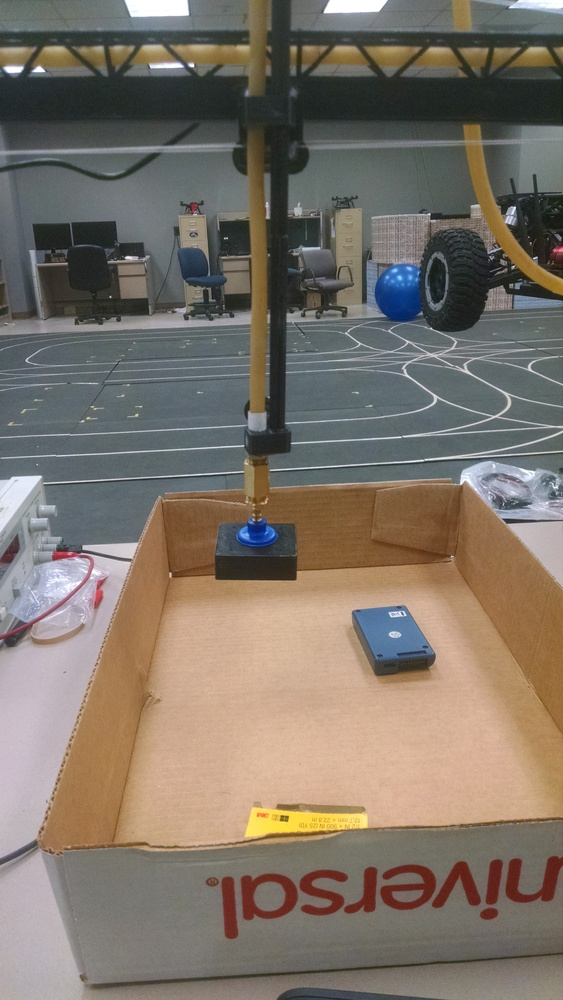
#> input picture images/IMG_20171212_233645909.jpg, 563 x 1000 px, shrunk from 2432 x 4320 before the run
$ python -i mv.py   (imports and definitions only)   (older library calls are emulated)
#> lines starting #> are read from the running program, lines starting #| are printed output that depends on the picture; after the words box and inside, x2 and y2 are one past the last pixel; in counts of white or black regions, pixels touching at a corner belong together
#!/usr/bin/env python
import cv2
import numpy as np

# Return an image with colors replaced by the K most common colors
# Now it also returns the colors it found / used as the second element
#
# Simplifies color space, but both slow and not likely to be that useful
# --- scratch that, works pretty good after a hypersmooth
#
# Note: there's a few optimizations that could be made here, but in the
# interests of not getting bogged down fixing what works, I'll let it slide
def do_kmeans_color_compaction(image, K):
    Z = image.reshape((-1, 3))
    Z = np.float32(Z)
    criteria = (cv2.TERM_CRITERIA_EPS + cv2.TERM_CRITERIA_MAX_ITER, 10, 2.5)
    compactness, labels, centers = cv2.kmeans(Z, K, None, criteria, 10, cv2.KMEANS_RANDOM_CENTERS)
    centers = np.uint8(centers)
    res = centers[labels.flatten()]
    res2 = res.reshape((image.shape))
    return [res2, centers.reshape((-1, 3))]


# Super-smooths out noise in a cluster of polygons, keeping edges
# Works well for our test images
def get_hypersmoothed_image(image, blur_count = 5):
    ii = image
    for i in range(blur_count):
        # 11, 25, 500 good results on test picture
        # 11, 15, 500 better at preserving edges of smaller shapes without too many artifacts
        ii = cv2.bilateralFilter(ii, 11, 15, 500)
    return ii


# Get upper and lower colors for a threshold, given a center color
# and distance from said color. Will compute using HSV space, but
# color input should be RGB.
def get_color_bounds_for_threshold(image, color, dist = 8):
    hsv_col = cv2.cvtColor(np.uint8([[color]]), cv2.COLOR_BGR2HSV)
    hsv_col_high = hsv_col[0][0]
    hsv_col_low = hsv_col[0][0]
    val_high = hsv_col_high[2] + dist
    val_low = hsv_col_low[2] - dist
    if val_high > 255:
        val_high = 255
    if val_low < 0:
        val_low = 0
    hsv_col_high = [hsv_col_high[0], hsv_col_high[1], val_high]
    hsv_col_low  = [hsv_col_low[0],  hsv_col_low[1],  val_low ]
    col_high = cv2.cvtColor(np.uint8([[hsv_col_high]]), cv2.COLOR_HSV2BGR)
    col_low = cv2.cvtColor(np.uint8([[hsv_col_low]]), cv2.COLOR_HSV2BGR)
    return [col_low, col_high]


# Machine Vision Shape
# Struct with useful shape information, especially color and x,y location.
#
# The contour is a cv2 contour, and can be used for further post-processing if
# desired.
class MvShape:
    def __init__(self):
        self.contour = None
        self.raw_contour = None
        self.cg = None
        self.color = None
        self.area = None
        self.cg_from_center = None

    def __str__(self):
        return str(self.cg) + ", " + str(self.color) + ", " + str(self.area)


# Retrieves shape information from the given image. Filters out shapes with areas over
# max_area and under min_area. Uses color_bins number of color bins in the k-means
# calculator.
#
# Algorithm was developed with simple, colorful geometry on plain backgrounds, and the
# returned shape information could still benefit from further filtering. If the algorithm
# is used on other things, it may yield unpredictable results.
#
# Test on a sample environment and tune before trusting to an automated system.
def get_shape_information(input_image, min_area = 1000, max_area = 100000, color_bins = 5):
    blur = get_hypersmoothed_image(input_image, 3)
    blur_compact, c = do_kmeans_color_compaction(blur, color_bins)
    # Sorting by color intensity makes testing a bit more consistent
    c = sorted(c, key=lambda c: int(c[0])*int(c[0]) + int(c[1])*int(c[1]) + int(c[2])*int(c[2]))
    imret = blur_compact
    shape_list = list()
    center_x = input_image.shape[1] / 2
    center_y = input_image.shape[0] / 2
    for cl in c:
        c_low, c_up = get_color_bounds_for_threshold(blur_compact, cl, 8)
        ir = cv2.inRange(blur_compact, c_low[0][0], c_up[0][0])
        im2, contours, hierarchy = cv2.findContours(ir, cv2.RETR_TREE, cv2.CHAIN_APPROX_SIMPLE)
        for contour in contours:
            s = MvShape()
            s.raw_contour = contour
            s.contour = cv2.approxPolyDP(contour, 15, True)
            s.area = cv2.contourArea(s.contour)
            if (s.area < min_area) or (s.area > max_area):
                continue
            M = cv2.moments(s.contour)
            cx = int(M["m10"] / M["m00"])
            cy = int(M["m01"] / M["m00"])
            s.cg = [cx, cy]
            s.cg_from_center = [cx - center_x, cy - center_y]
            s.color = cl
            shape_list.append(s)

            imret = cv2.drawContours(imret, [s.contour], -1, (0,255,0), 1, maxLevel = 1)
            imret = cv2.circle(imret, (cx, cy), 2, (255, 0, 0), -1)
            imret = cv2.putText(imret, str(s.cg_from_center), (cx, cy), cv2.FONT_HERSHEY_SIMPLEX, 0.5, (0, 0, 255))
    return [shape_list, imret]


# [15 lines left out: function minimal_run, not called in this run]


# [2 lines not run here, left out]

>>> import cv2
>>> picture = cv2.imread('../../../../images/IMG_20171212_233645909.jpg')
#> picture is the input picture: shape (1000, 563, 3); mean B, G, R 104.6, 115.2, 124.9
>>> result = get_shape_information(picture)
#> in do_kmeans_color_compaction, `compactness, labels, centers = cv2.kmeans(Z, K, None, criteria, 10, cv..`: compactness = 476166676; centers = [[70.5, 109.9, 146], [214.1, 204, 206.7], [47.49, 50.38, 51.82], [151.6, 171.6, 197.9], [109.3, 110, 106.1]]
#> in do_kmeans_color_compaction, `centers = np.uint8(centers)`: centers = [[70, 109, 146], [214, 203, 206], [47, 50, 51], [151, 171, 197], [109, 110, 106]]
#> in do_kmeans_color_compaction, `res2 = res.reshape((image.shape))`:
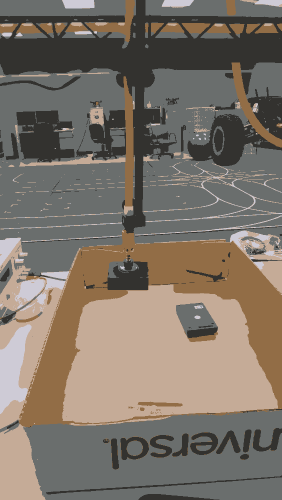
#> res2: shape (1000, 563, 3) (shown at 1/2 size); mean B, G, R 104.1, 114.8, 124.5
#> in get_shape_information, `blur_compact, c = do_kmeans_color_compaction(blur, color_bins)`: c has the same summary as centers in do_kmeans_color_compaction
#> in get_shape_information, `c = sorted(c, key=lambda c: int(c[0])*int(c[0]) + int(c[1])*int(c[1]) ..`: c = [[47, 50, 51], [109, 110, 106], [70, 109, 146], [151, 171, 197], [214, 203, 206]]
#> the loop in get_shape_information, `for cl in c:` made 5 passes
#> (cl, hsv_col in get_color_bounds_for_threshold, hsv_col_high in get_color_bounds_for_threshold, hsv_col_low in get_color_bounds_for_threshold, c_low, c_up) on passes 1 to 3: ([47, 50, 51], [[23, 20, 51]], [23, 20, 59], [23, 20, 43], [[40, 42, 43]], [[54, 58, 59]]), ([109, 110, 106], [[83, 9, 110]], [83, 9, 118], [83, 9, 102], [[101, 102, 98]], [[117, 118, 114]]), ([70, 109, 146], [[15, 133, 146]], [15, 133, 154], [15, 133, 138], [[66, 102, 138]], [[74, 114, 154]])
#> pass 1, in get_shape_information, `ir = cv2.inRange(blur_compact, c_low[0][0], c_up[0][0])`:
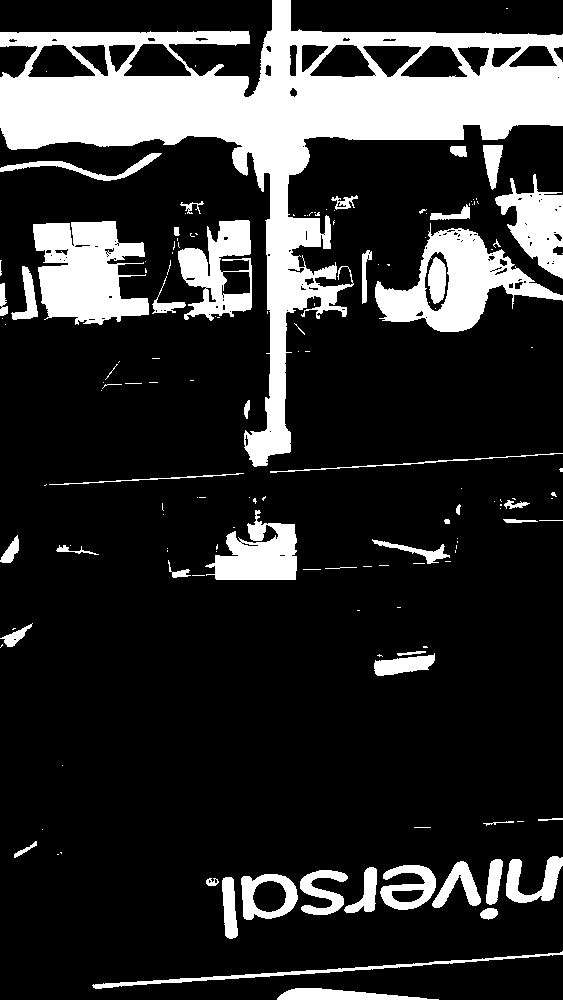
#> ir: shape (1000, 563); 18.8% white; 153 white regions (100 under 20 px), largest, box (x1, y1, x2, y2) and area: (0, 0, 563, 467) 59167, (33, 221, 149, 325) 8324, (375, 223, 563, 332) 7911
#> pass 2, in get_shape_information, `ir = cv2.inRange(blur_compact, c_low[0][0], c_up[0][0])`:
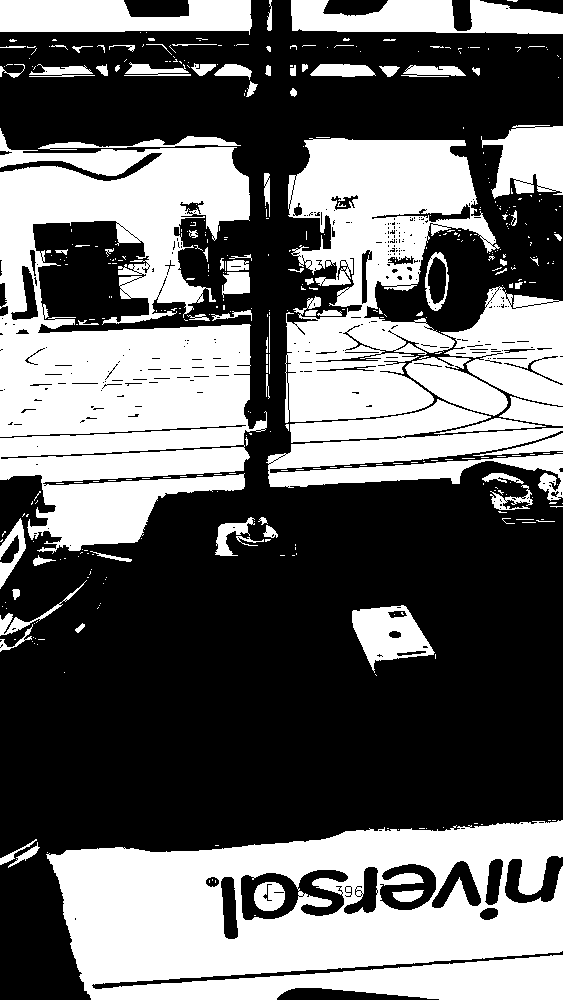
#> ir: shape (1000, 563); 41.3% white; 414 white regions (325 under 20 px), largest, box (x1, y1, x2, y2) and area: (0, 128, 267, 554) 68724, (46, 820, 563, 1000) 67568, (285, 138, 563, 423) 42557
#> pass 3, in get_shape_information, `ir = cv2.inRange(blur_compact, c_low[0][0], c_up[0][0])`:
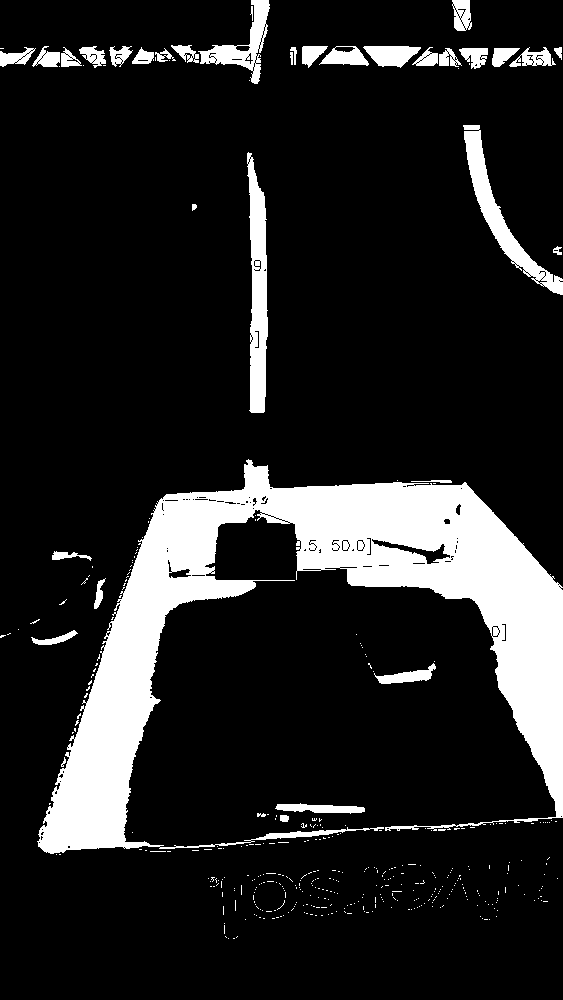
#> ir: shape (1000, 563); 14.2% white; 413 white regions (377 under 20 px), largest, box (x1, y1, x2, y2) and area: (37, 459, 563, 854) 62136, (247, 152, 268, 413) 3695, (463, 125, 563, 295) 3129
#> after the loop in get_shape_information, `for cl in c:`:
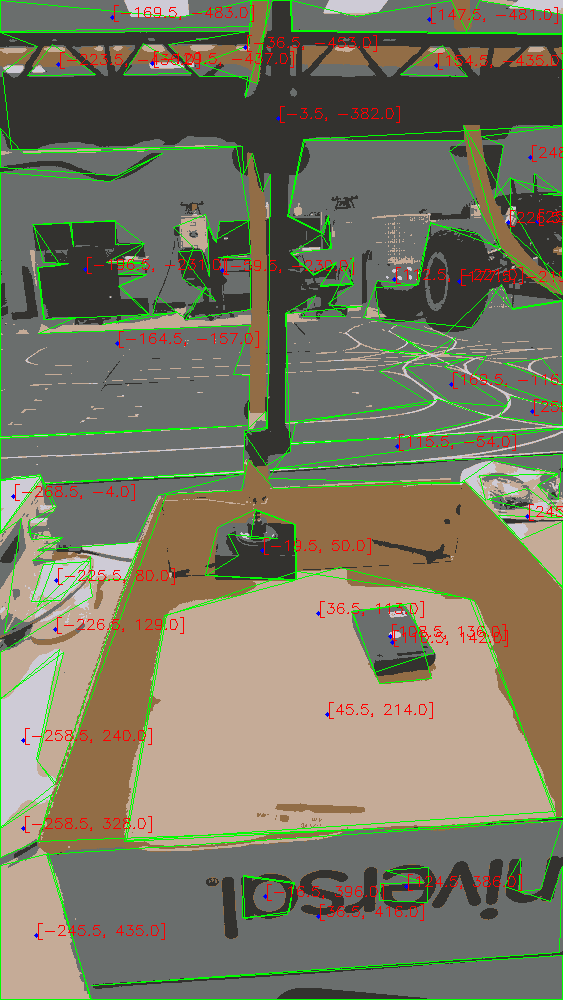
#> blur_compact: shape (1000, 563, 3); 5.68% of pixels changed, all inside (x1, y1, x2, y2) = (0, 0, 563, 1000)
#> after the loop in get_shape_information, `for cl in c:`:
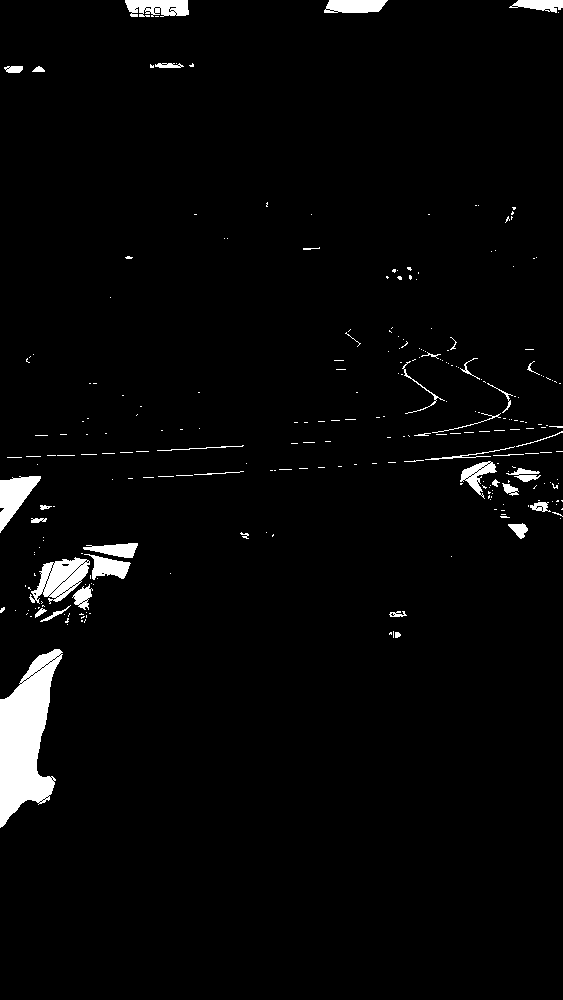
#> ir: shape (1000, 563); 2.9% white; 267 white regions (225 under 20 px), largest, box (x1, y1, x2, y2) and area: (0, 649, 63, 828) 6319, (29, 557, 90, 604) 1513, (0, 476, 41, 533) 1145
#> after the loop in get_shape_information, `for cl in c:`: shape_list = 34 items
#> result = 2 items

$ run again, on images/IMG_20171212_233654226.jpg
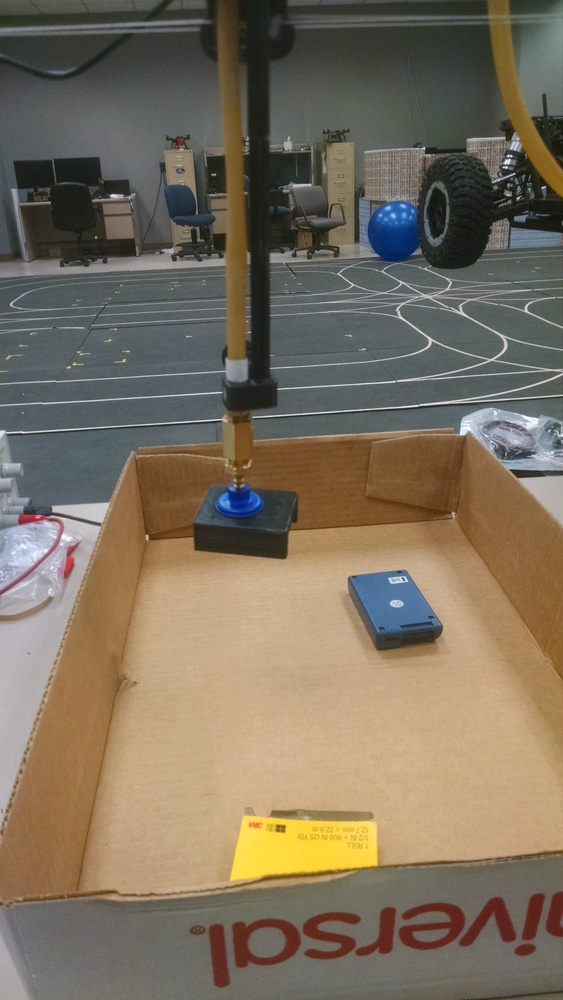
#> input picture images/IMG_20171212_233654226.jpg, 563 x 1000 px, shrunk from 2432 x 4320 before the run
#> picture is the input picture: shape (1000, 563, 3); mean B, G, R 93.8, 111.4, 123.4
#> in do_kmeans_color_compaction, `compactness, labels, centers = cv2.kmeans(Z, K, None, criteria, 10, cv..`: compactness = 446490626; centers = [[61.67, 101.7, 137.6], [177.9, 172.3, 172.3], [42.99, 48.8, 51.6], [126.5, 168.6, 199.7], [98.58, 100.3, 96.11]]
#> in do_kmeans_color_compaction, `centers = np.uint8(centers)`: centers = [[61, 101, 137], [177, 172, 172], [42, 48, 51], [126, 168, 199], [98, 100, 96]]
#> in get_shape_information, `blur_compact, c = do_kmeans_color_compaction(blur, color_bins)`: c has the same summary as centers in do_kmeans_color_compaction
#> in get_shape_information, `c = sorted(c, key=lambda c: int(c[0])*int(c[0]) + int(c[1])*int(c[1]) ..`: c = [[42, 48, 51], [98, 100, 96], [61, 101, 137], [126, 168, 199], [177, 172, 172]]
#> the loop in get_shape_information, `for cl in c:` made 5 passes
#> (cl, hsv_col in get_color_bounds_for_threshold, hsv_col_high in get_color_bounds_for_threshold, hsv_col_low in get_color_bounds_for_threshold, c_low, c_up) on passes 1 to 4: ([42, 48, 51], [[20, 45, 51]], [20, 45, 59], [20, 45, 43], [[35, 40, 43]], [[49, 56, 59]]), ([98, 100, 96], [[75, 10, 100]], [75, 10, 108], [75, 10, 92], [[90, 92, 88]], [[106, 108, 104]]), ([61, 101, 137], [[16, 141, 137]], [16, 141, 145], [16, 141, 129], [[58, 96, 129]], [[65, 108, 145]]), ([126, 168, 199], [[17, 94, 199]], [17, 94, 207], [17, 94, 191], [[121, 160, 191]], [[131, 174, 207]])
#> pass 1, in get_shape_information, `ir = cv2.inRange(blur_compact, c_low[0][0], c_up[0][0])`:
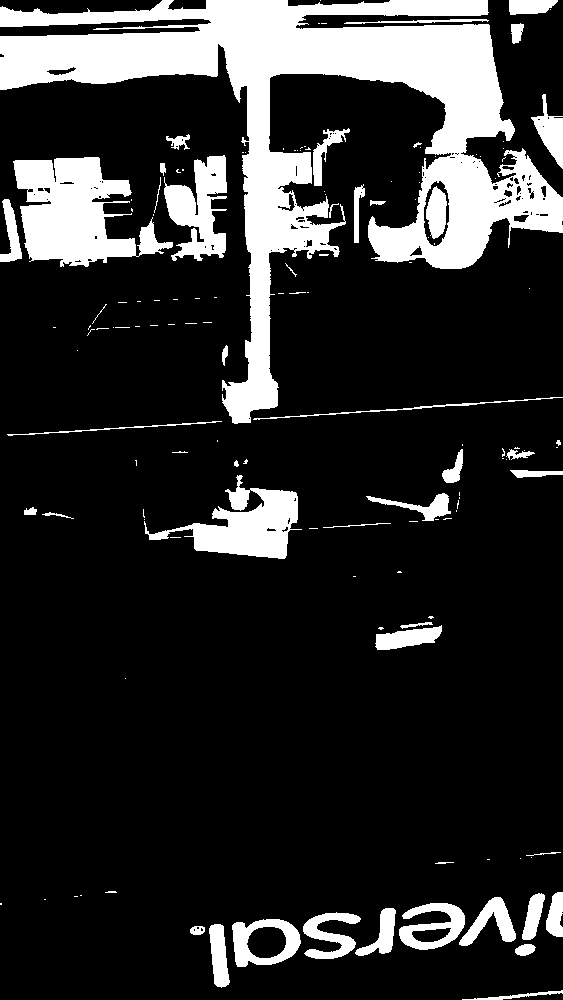
#> ir: shape (1000, 563); 17.6% white; 140 white regions (91 under 20 px), largest, box (x1, y1, x2, y2) and area: (0, 0, 563, 424) 61295, (13, 157, 173, 267) 9827, (144, 475, 302, 559) 5393
#> after the loop in get_shape_information, `for cl in c:`:
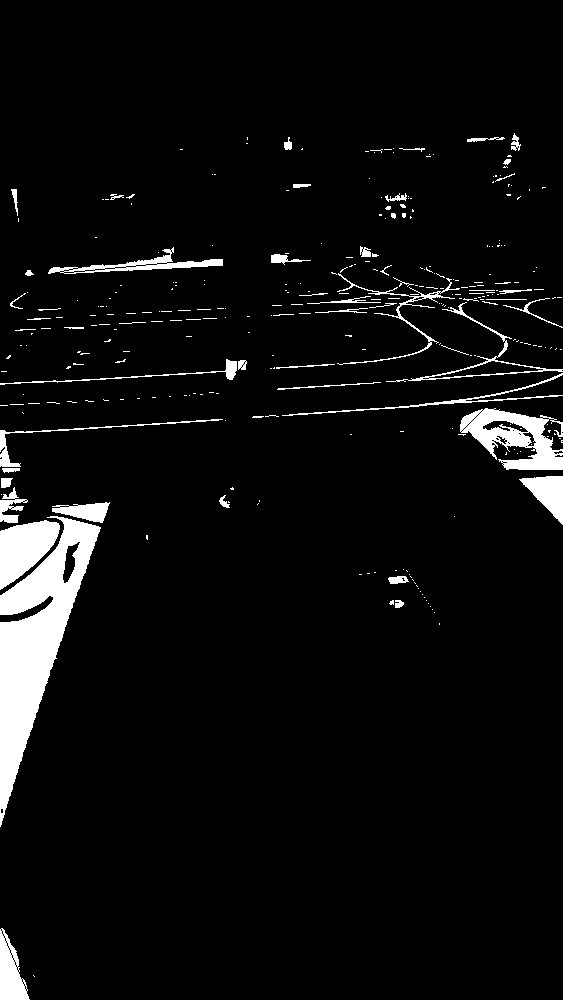
#> ir: shape (1000, 563); 5.2% white; 312 white regions (256 under 20 px), largest, box (x1, y1, x2, y2) and area: (0, 516, 101, 827) 11625, (460, 408, 563, 470) 3345, (0, 520, 60, 590) 2549
#> after the loop in get_shape_information, `for cl in c:`: shape_list = 31 items
#> result = 2 items
